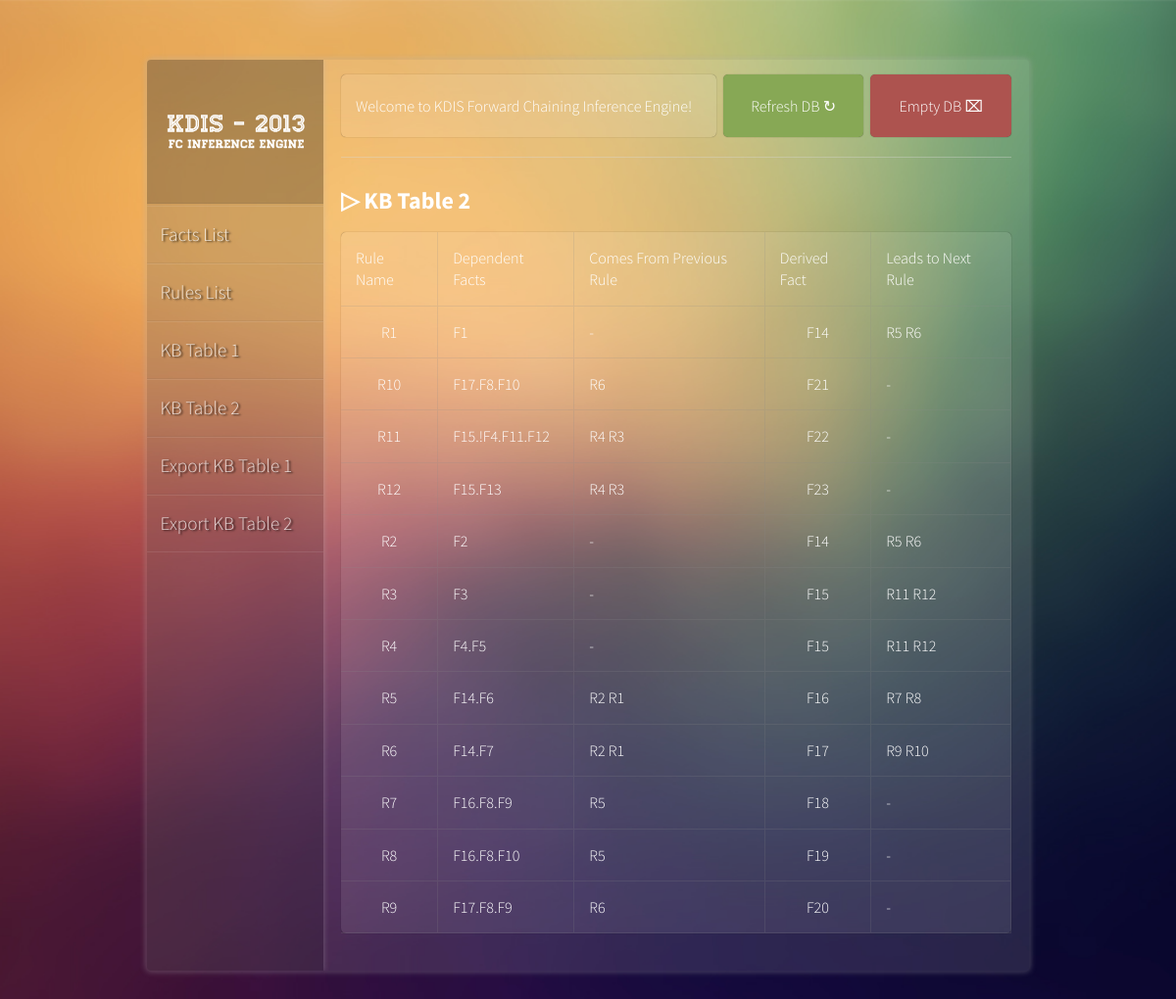
Screenshot of /kb_table2.php with the database file from the repository.
### tables this page shows
CREATE TABLE IF NOT EXISTS `kb_table_2` (
  `id` int(5) NOT NULL AUTO_INCREMENT,
  `rule_index` varchar(5) NOT NULL,
  `dependent_facts` varchar(300) DEFAULT NULL,
  `comes_from_previous_rule` varchar(300) DEFAULT NULL,
  `derived_fact` varchar(5) DEFAULT NULL,
  `leads_to_next_rule` varchar(300) DEFAULT NULL,
  PRIMARY KEY (`id`)
);

### kb_table2.php (the view, shortened to what this page needs)
<?php include_once('header.inc.php'); ?>
  </head>
  <body>
<section id="wrap">
	<?php include_once('aside.inc.php'); ?>
	<section id="main">
		<div class="container">
			<div class="card" style="width:56%;cursor:default;">
				<p>Welcome to KDIS Forward Chaining Inference Engine!</p>
			</div>
			<form method="post" action="refresh_db.php">
				<div class="card green button submit" style="width:21%;margin-left:1%;">
					<p>Refresh DB &#8635;</p>
				</div>
			</form>
			<form method="post" action="empty_db.php">
				<div class="card red button empty-db submit" style="width:21%;margin-left:1%;">
					<p>Empty DB &#8999;</p>
				</div>
			</form>
		</div>
		<div class="clear"></div>
		<div class="container">
			<h2 style="color:#ffffff;margin-bottom:0px;">&#9655; KB Table 2</h2>
			<div class="card" style="width:100%;padding:0;">
				<table>
					<tbody>
					<?php
						$query = "SELECT * FROM kb_table_2 ORDER BY rule_index";
						$result = mysqli_query($con, $query);
						if(!$result)
							 die("Table not found");
						else{
							if($result->num_rows > 0){
					?>
						<tr>
							<td width="">Rule Name</td>
							<td width="">Dependent Facts</td>
							<td width="">Comes From Previous Rule</td>
							<td width="">Derived Fact</td>
							<td width="" class="no-border">Leads to Next Rule</td>
						</tr>
					<?php
								while($row = mysqli_fetch_array($result))
								{ ?>
								  <tr>
											<td style="text-align:center"><?php echo (!empty($row['rule_index']) ? $row['rule_index'] : '-'); ?></td>
											<td><?php echo (!empty($row['dependent_facts']) ? $row['dependent_facts'] : '-'); ?></td>
											<td><?php echo (!empty($row['comes_from_previous_rule']) ? $row['comes_from_previous_rule'] : '-'); ?></td>
											<td style="text-align:center"><?php echo (!empty($row['derived_fact']) ? $row['derived_fact'] : '-'); ?></td>
											<td><?php echo (!empty($row['leads_to_next_rule']) ? $row['leads_to_next_rule'] : '-'); ?></td>
										</tr>
					<?php		}
							}
							else
								echo "<tr><td width=\"100%\">KB Table 2 is empty</td></tr>";
						}
					?>
					</tbody>
				</table>
			</div>
		</div>
	<?php include_once('footer.inc.php'); ?>

### css/main.css (style rules this page uses)
html, button, input, select, textarea { color: #222; }
html { font-size: 1em; line-height: 1.4; }
html { min-height: 100%; height: 100%; }
body { height:100%; font-family: 'Source Sans Pro', sans-serif; font-weight:300; background: url(../img/bg-0.jpg) no-repeat center center fixed; -webkit-background-size: cover; -moz-background-size: cover; -o-background-size: cover; background-size: cover; }
#wrap { width:75%; min-width:900px; margin:5% auto 5% auto; min-height:100%; background:rgba(255,255,255,0.115); border:1px solid rgba(80, 80, 80, 0.08); border-radius: 5px; box-shadow: 0px 0px 6px rgba(178, 178, 178, 0.40); overflow:hidden; }
section#main { width:80%; min-height:100%; float:left; overflow:hidden; }
section#main .container { width:95%; margin-left:2.5%; margin-right:2.5%; display:block; height:auto; float:left; }
.clear { width:95%; margin-left:2.5%; margin-right:2.5%; display:block; height:auto; float:left; border-top:1px solid rgba(213, 213, 213, 0.39); border-bottom:1px solid rgba(182, 182, 182, 0.06); height:1px; margin-top:5px; margin-bottom:5px; }
section#main .card { float:left; display:block; background-color:rgba(255, 255, 255, 0.09); color:#ffffff; padding: 5px 0px 5px 0px; margin:15px 0px 15px 0px; border-radius:5px; box-shadow: 0px 0px 1px rgba(0, 0, 0, 0.5); }
.card p { padding:0px 15px 0px 15px; }
.button { cursor:pointer; text-align:center; }
.green { background-color:rgb(135, 168, 85) !important; color:#ffffff !important; }
.red { background-color:rgb(173, 83, 79) !important; color:#ffffff !important; }
table { width:100%; }
tr { border-bottom: 1px solid rgba(141, 141, 141, 0.19); transition: all 0.3s; -moz-transition: all 0.3s; -webkit-transition: all 0.3s; -o-transition: all 0.3s; cursor:default; }
td { border-right: 1px solid rgba(141, 141, 141, 0.19); padding:15px; }
.no-border { border:none; }

### rows the page displays
kb_table_2: rule_index "R1", dependent_facts "F1", derived_fact "F14", leads_to_next_rule "R5 R6"
kb_table_2: rule_index "R10", dependent_facts "F17.F8.F10", comes_from_previous_rule "R6", derived_fact "F21"
kb_table_2: rule_index "R11", dependent_facts "F15.!F4.F11.F12", comes_from_previous_rule "R4 R3", derived_fact "F22"
kb_table_2: rule_index "R12", dependent_facts "F15.F13", comes_from_previous_rule "R4 R3", derived_fact "F23"
kb_table_2: rule_index "R2", dependent_facts "F2", derived_fact "F14", leads_to_next_rule "R5 R6"
kb_table_2: rule_index "R3", dependent_facts "F3", derived_fact "F15", leads_to_next_rule "R11 R12"
kb_table_2: rule_index "R4", dependent_facts "F4.F5", derived_fact "F15", leads_to_next_rule "R11 R12"
kb_table_2: rule_index "R5", dependent_facts "F14.F6", comes_from_previous_rule "R2 R1", derived_fact "F16", leads_to_next_rule "R7 R8"
kb_table_2: rule_index "R6", dependent_facts "F14.F7", comes_from_previous_rule "R2 R1", derived_fact "F17", leads_to_next_rule "R9 R10"
kb_table_2: rule_index "R7", dependent_facts "F16.F8.F9", comes_from_previous_rule "R5", derived_fact "F18"
kb_table_2: rule_index "R8", dependent_facts "F16.F8.F10", comes_from_previous_rule "R5", derived_fact "F19"
kb_table_2: rule_index "R9", dependent_facts "F17.F8.F9", comes_from_previous_rule "R6", derived_fact "F20"
